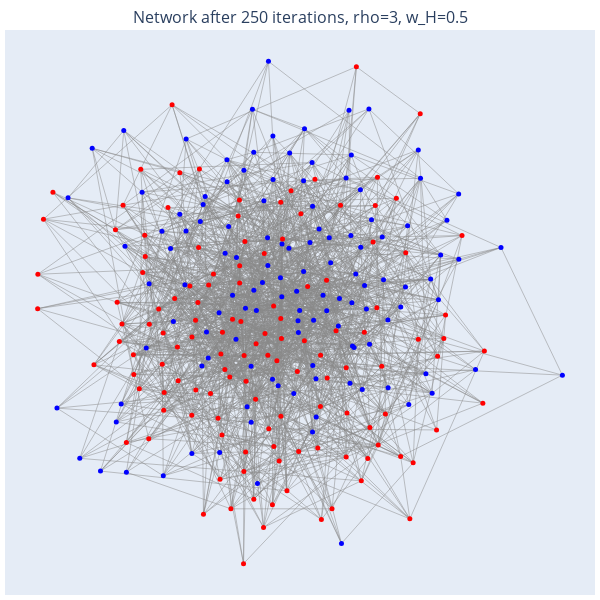

Write notebook code for a chart like this one.
### Code cell
# parameter selection
test_sim = JacksonSimulationV2(0, 250, 10, 0.5, 10, 0.5, 0.5, biased=True, rho=2)

plotly_sim_drawing.plotly_draw(plotly_sim_drawing(), test_sim, layout='spring', draw_largest_CC=True, title=f'Network after {250} iterations, rho={3}, w_H={0.5}')

### Figure 1 — Plotly figure (JSON) as saved in the notebook; plotly's stock layout.template omitted (floating-point values rounded to 4 significant figures; data arrays with more than 128 entries replaced by an {"elided": "..."} marker saying what was removed)
{"data": [{"line": {"color": "#888", "width": 0.5}, "mode": "lines", "type": "scatter", "x": {"elided": "5385 float values"}, "y": {"elided": "5385 float values"}}, {"hoverinfo": "text", "marker": {"color": {"elided": "250 str values"}, "size": 5}, "mode": "markers", "text": {"elided": "250 str values"}, "type": "scatter", "x": {"elided": "250 float values"}, "y": {"elided": "250 float values"}}], "layout": {"height": 600, "hovermode": "closest", "margin": {"b": 5, "l": 5, "r": 5, "t": 30}, "showlegend": false, "title": {"font": {"size": 16}, "text": "Network after 250 iterations, rho=3, w_H=0.5", "x": 0.5, "y": 0.98}, "width": 600, "xaxis": {"showgrid": false, "showticklabels": false, "zeroline": false}, "yaxis": {"showgrid": false, "showticklabels": false, "zeroline": false}}}
